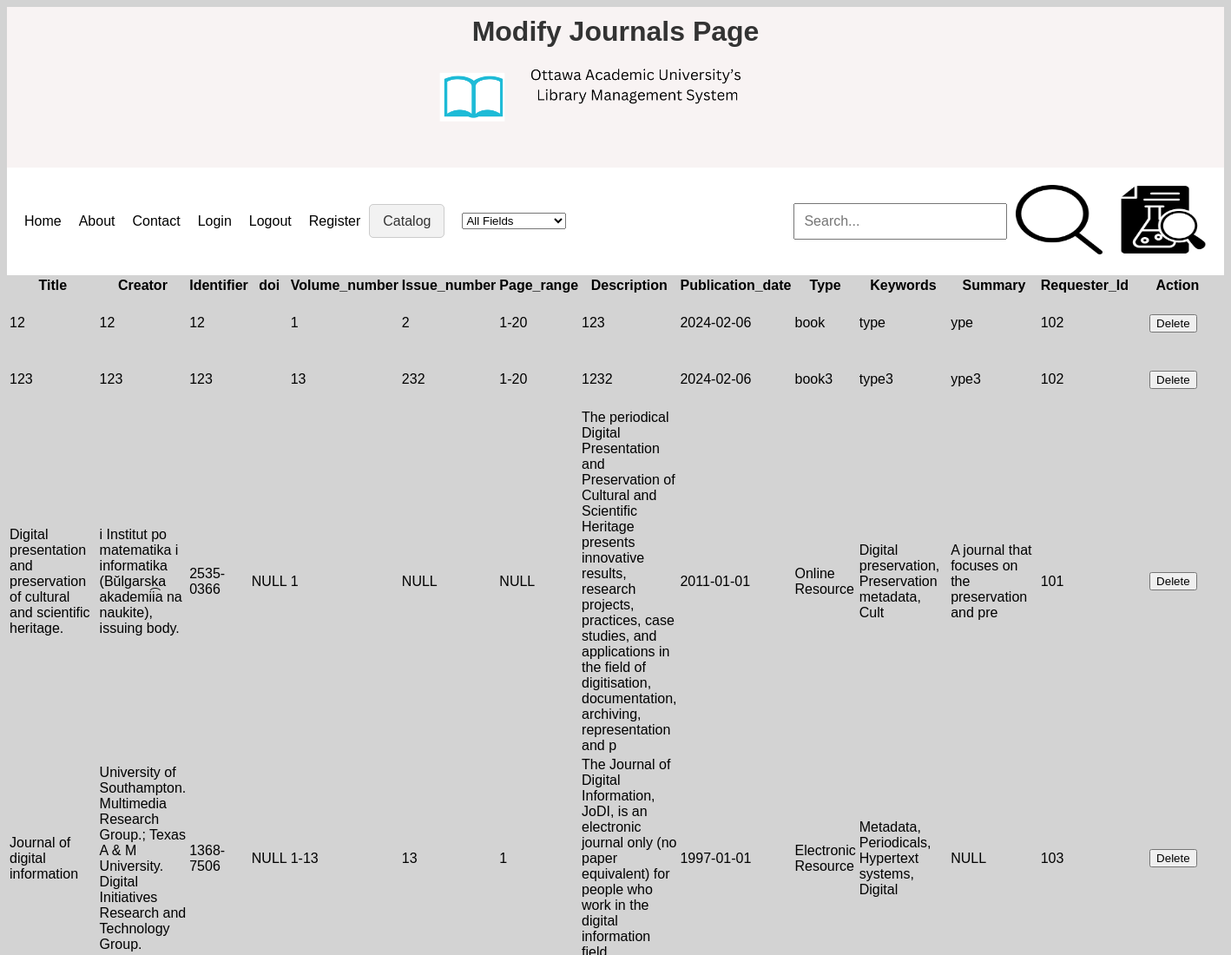
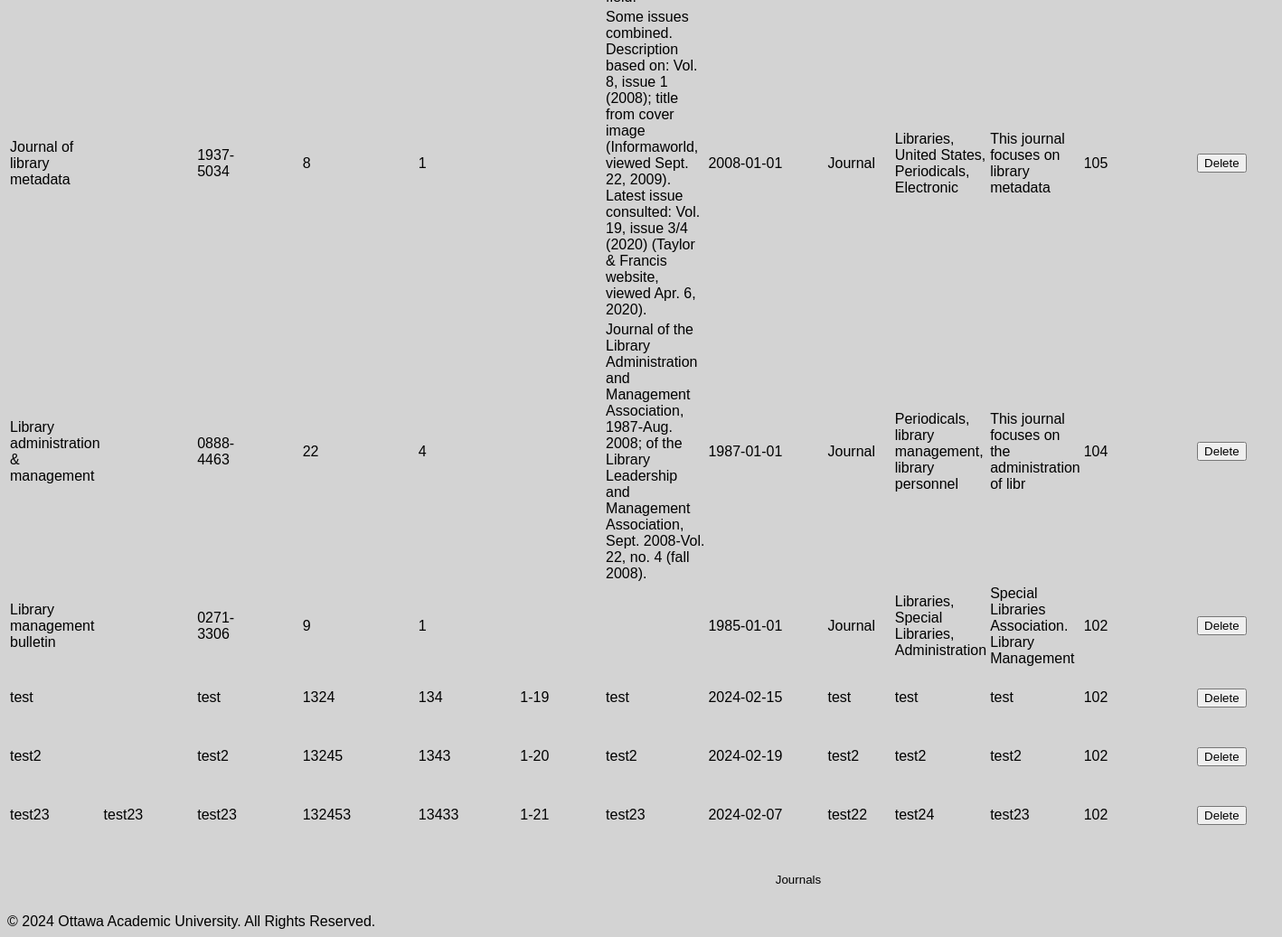
The app's page /modifyjournals.php, older data (2 pictures, top to bottom).
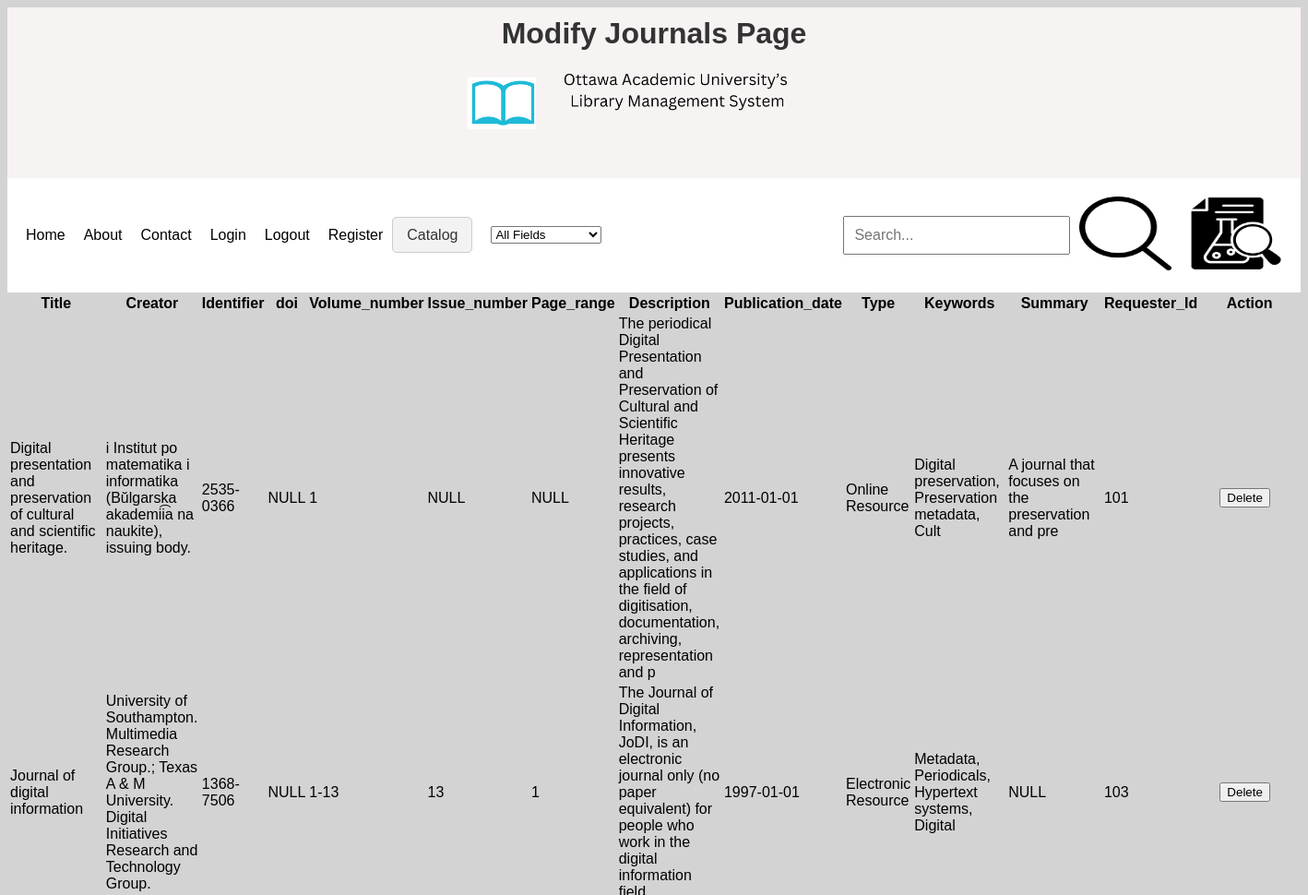
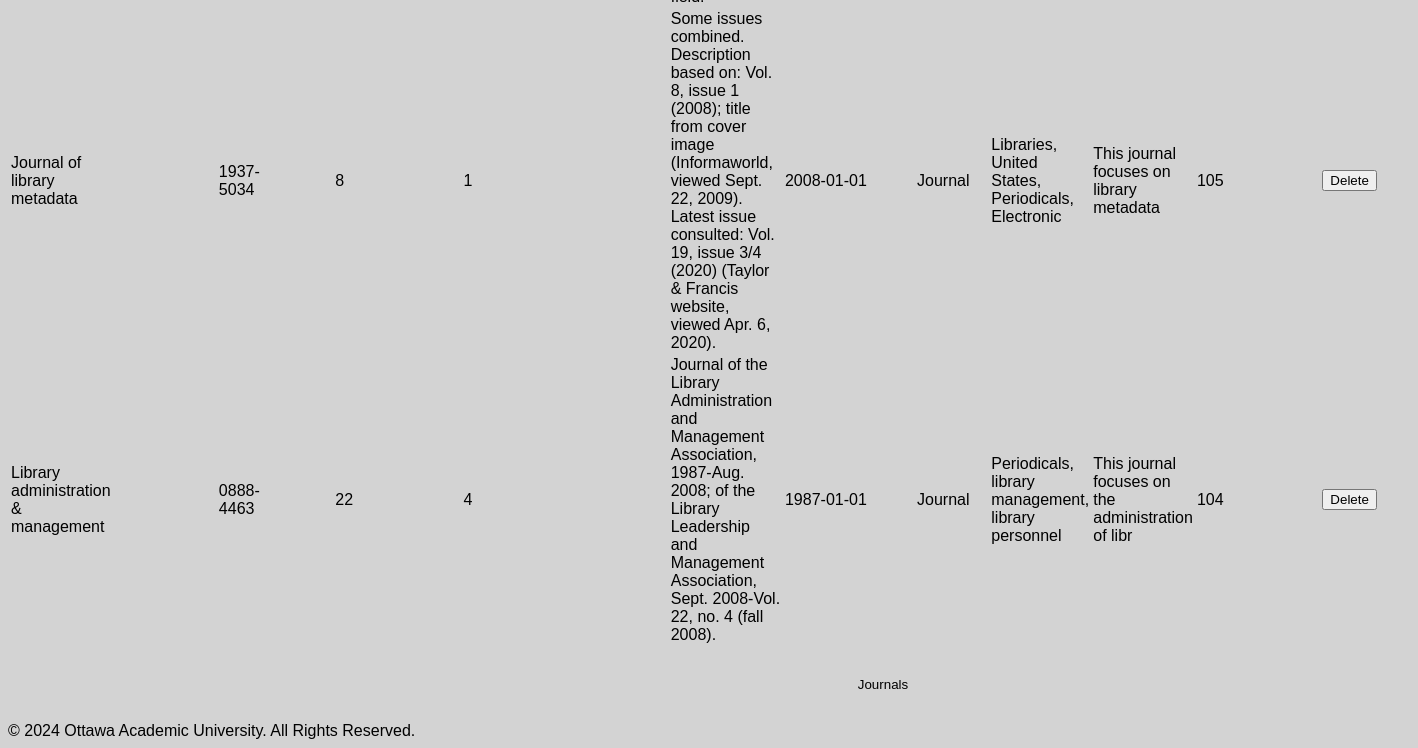
The same page, newer data (2 pictures, top to bottom).
### tables this page shows
CREATE TABLE `journals` (
  `Title` varchar(255) NOT NULL,
  `Creator` varchar(255) DEFAULT NULL,
  `Identifier` varchar(13) DEFAULT NULL,
  `doi` varchar(255) DEFAULT NULL,
  `Volume_number` varchar(255) DEFAULT NULL,
  `Issue_number` varchar(255) DEFAULT NULL,
  `Page_range` varchar(50) DEFAULT NULL,
  `Description` varchar(255) DEFAULT NULL,
  `Publication_date` date DEFAULT NULL,
  `Type` varchar(50) DEFAULT NULL,
  `Keywords` varchar(50) DEFAULT NULL,
  `Summary` varchar(50) DEFAULT NULL,
  `Requester_Id` int(50) DEFAULT NULL
);

### modifyjournals.php (the view, shortened to what this page needs)
<?php
require 'database.php';
?>
<!DOCTYPE html>
<html>
<head>
    <link rel="stylesheet" type="text/css" href="journals.css">
</head>
<body>
<div class="header">
    <h1>Modify Journals Page</h1>
    <img src="images/Ottawa Academic University's Library Management System Logo.png" alt="logo" width="400" height="100">
</div>
<div class="nav">
  <nav>
        <a href="index.html">Home</a>
        <a href="about.php">About</a>
        <a href="contact.php">Contact</a>
        <a href="login.php">Login</a>
        <a href="logout.php">Logout</a>
        <a href="register.php">Register</a>
        <div class="dropdown">
          <span class="dropbtn" onclick="toggleDropdown('searchDropdown')">Catalog</span>
        </div>
        <form method="post">
          <select name="fields">
            <option value="">All Fields</option>
          </select>
        </form>
        <input type="text" id="searchInput" placeholder="Search...">
        <a href="journals.php">
          <img src="images/search-icon.png" alt="search icon"width="100" height="80">
          </a>
       <a href="index.html"><img src="images/journal.png" alt="journals icon" width="100" height="80"></a>
    </nav>
</div>
        <table>
            <thead>
                <tr>
                    <th>Title</th>
                    <th>Creator</th>
                    <th>Identifier</th>
                    <th>doi</th>
                    <th>Volume_number</th>
                    <th>Issue_number</th>
                    <th>Page_range</th>
                    <th>Description</th>
                    <th>Publication_date</th>
                    <th>Type</th>
                    <th>Keywords</th>
                    <th>Summary</th>
                    <th>Requester_Id</th>
                    <th>Action</th>
                </tr>
            </thead>
            <tbody>
            <?php
            $sql = "SELECT * FROM journals";
            $result = mysqli_query($conn, $sql);
            while ($row = mysqli_fetch_assoc($result)) { ?>
                <tr>
                    <td><?php echo $row['Title']; ?></td>
                    <td><?php echo $row['Creator']; ?></td>
                    <td><?php echo $row['Identifier']; ?></td>
                    <td><?php echo $row['doi']; ?></td>
                    <td><?php echo $row['Volume_number']; ?></td>
                    <td><?php echo $row['Issue_number']; ?></td>
                    <td><?php echo $row['Page_range']; ?></td>
                    <td><?php echo $row['Description']; ?></td>
                    <td><?php echo $row['Publication_date']; ?></td>
                    <td><?php echo $row['Type']; ?></td>
                    <td><?php echo $row['Keywords']; ?></td>
                    <td><?php echo $row['Summary']; ?></td>
                    <td><?php echo $row['Requester_Id']; ?></td>
                    <td>
                        <form method='post' action='modifyjournals.php'>
                            <input type='submit' name='del' value='Delete'>
                        </form>
                    </td>
                </tr>
            <?php } ?>
            </tbody>
        </table>
<form action="journals.php">
    <button type="submit">Journals</button>
</form>
<footer>
  &copy; 2024 Ottawa Academic University. All Rights Reserved.
</footer>
</body>
</html>

Row changes from the older to the newer data that the page shows:
removed journals: Title "12", Creator "12", Identifier "12", Volume_number "1", Issue_number "2", Page_range "1-20", Description "123", Publication_date "2024-02-06", Type "book", Keywords "type", Summary "ype", Requester_Id "102"
removed journals: Title "123", Creator "123", Identifier "123", Volume_number "13", Issue_number "232", Page_range "1-20", Description "1232", Publication_date "2024-02-06", Type "book3", Keywords "type3", Summary "ype3", Requester_Id "102"
removed journals: Title "Library management bulletin", Identifier "0271-3306", Volume_number "9", Issue_number "1", Publication_date "1985-01-01", Type "Journal", Keywords "Libraries, Special Libraries, Administration", Summary "Special Libraries Association. Library Management", Requester_Id "102"
removed journals: Title "test", Identifier "test", Volume_number "1324", Issue_number "134", Page_range "1-19", Description "test", Publication_date "2024-02-15", Type "test", Keywords "test", Summary "test", Requester_Id "102"
removed journals: Title "test2", Identifier "test2", Volume_number "13245", Issue_number "1343", Page_range "1-20", Description "test2", Publication_date "2024-02-19", Type "test2", Keywords "test2", Summary "test2", Requester_Id "102"
removed journals: Title "test23", Creator "test23", Identifier "test23", Volume_number "132453", Issue_number "13433", Page_range "1-21", Description "test23", Publication_date "2024-02-07", Type "test22", Keywords "test24", Summary "test23", Requester_Id "102"
